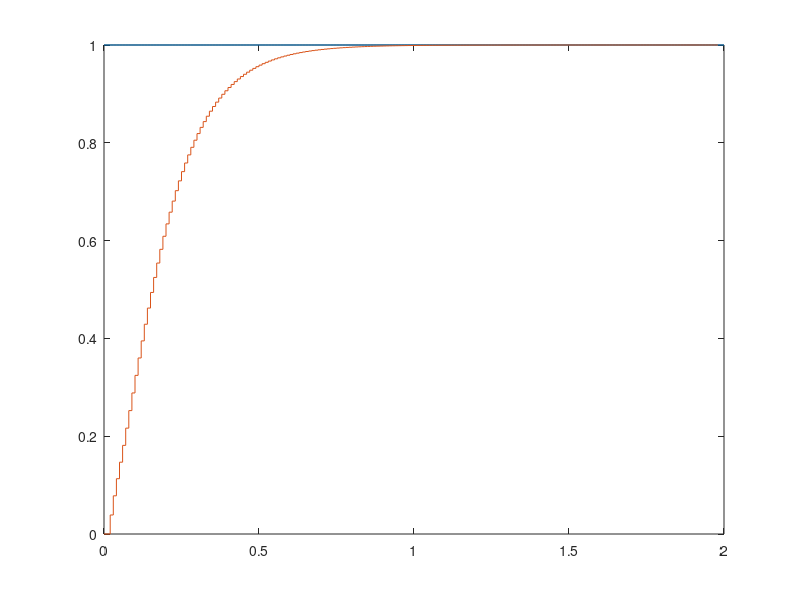

The MATLAB source for this figure:
clear

% Tempo de amostragem
Ts = 0.01;

% Tempo de simulacao
t = 0:Ts:2;

% Trajetoria
ganho = 1;
freq = 2*pi/30;
% traj = [ganho*sin(freq*t); ganho*sin(2*freq*t)];
traj = [ganho*ones(length(t)); ganho*ones(length(t))];

% Definicao do sistema
G = [0 1 0 0;
     0 0 0 0;
     0 0 0 1;
     0 0 0 0];

H = [0 0;
     1 0;
     0 0;
     0 1];
 
C = [1 1 0 0];
 
discSys = c2d(ss(G,H,C,0), Ts);

real = 10;
im = 0;

% Calculo da matriz de ganho K
cont_poles = [-real + im*1i, -real - im*1i, -2*real + im*1i, -2*real - im*1i];
disc_poles = [pol2cart(im*Ts, abs(exp(-real*Ts)));
              pol2cart(-im*Ts, abs(exp(-real*Ts)));
              pol2cart(im*Ts, abs(exp(-2*real*Ts)));
              pol2cart(-im*Ts, abs(exp(-2*real*Ts)))]

Kc = place(G, H, cont_poles);
Kd = place(discSys.A, discSys.B, disc_poles);

% Condicao inicial
i_pose = [0, 0, 0];
i_vel = [0.1, 0.1];

% Set das variaveis do primeiro loop
x_pos = i_pose(1);
y_pos = i_pose(2);
theta = i_pose(3);
x_vel = i_vel(1);
y_vel = i_vel(2);

x_vel_ref_prev = x_vel;
y_vel_ref_prev = y_vel;

robot_x_pos = [];
robot_y_pos = [];

% Loop de simulacao
for k = 2:length(t)-1
    robot_x_pos = [robot_x_pos; x_pos];
    robot_y_pos = [robot_y_pos; y_pos];
    
    % Calculo das referencias por loop
    x_pos_ref = traj(1,k);
    y_pos_ref = traj(2,k);
    x_vel_ref  = (x_pos_ref - traj(1,k-1))/Ts;
    y_vel_ref  = (y_pos_ref - traj(2,k-1))/Ts;
    
    x_vel_ref_next = (traj(1,k+1) - traj(1,k))/Ts;
    y_vel_ref_next = (traj(1,k+1) - traj(1,k))/Ts;
    
    % Calculo dos estados (erros)
    z_e = [x_pos_ref - x_pos;
           x_vel_ref - x_vel;
           y_pos_ref - y_pos;
           y_vel_ref - y_vel];
      
    % Calculo das aceleraçoes de referencia
    x_a_ref = (x_vel_ref_next - x_vel_ref)/Ts;
    y_a_ref = (x_vel_ref_next - y_vel_ref)/Ts;
    
    
    % Lei de controle
    mid_u = Kc*z_e + [x_a_ref; y_a_ref];
    
    % Calculo da matriz F
    v = sqrt((x_vel)^2 + (y_vel)^2);
    F = [cos(theta) -v*sin(theta);
         sin(theta) v*cos(theta)]; 
    final_u = F^(-1)*mid_u;
    
    % Entrada no robo
    v = final_u(1)*Ts + v; % integra dv
    w = final_u(2);
    robot_input = [v; w];
    robot_cinematic = [cos(theta) 0;
                       sin(theta) 0;
                                0 1];
    dout_robot = robot_cinematic * robot_input;
    
    % "Leitura" dos estados do robô (integrando a saída)
    noise = 0.00; % Set to experiment with noise (e.g. 0.001)
    out_robot = [x_pos + Ts*dout_robot(1);
                 y_pos + Ts*dout_robot(2);
                 theta + Ts*dout_robot(3)];
    
    x_vel = dout_robot(1);
    y_vel = dout_robot(2);
     
    x_pos = out_robot(1);
    y_pos = out_robot(2);
    theta = out_robot(3);
    
end

plot(t(1:length(t)),traj(2,:));
hold on
stairs(t(1:length(t)-2), robot_y_pos);
hold off
% legend("Trajetoria de referencia", "Trajetoria do robo");


